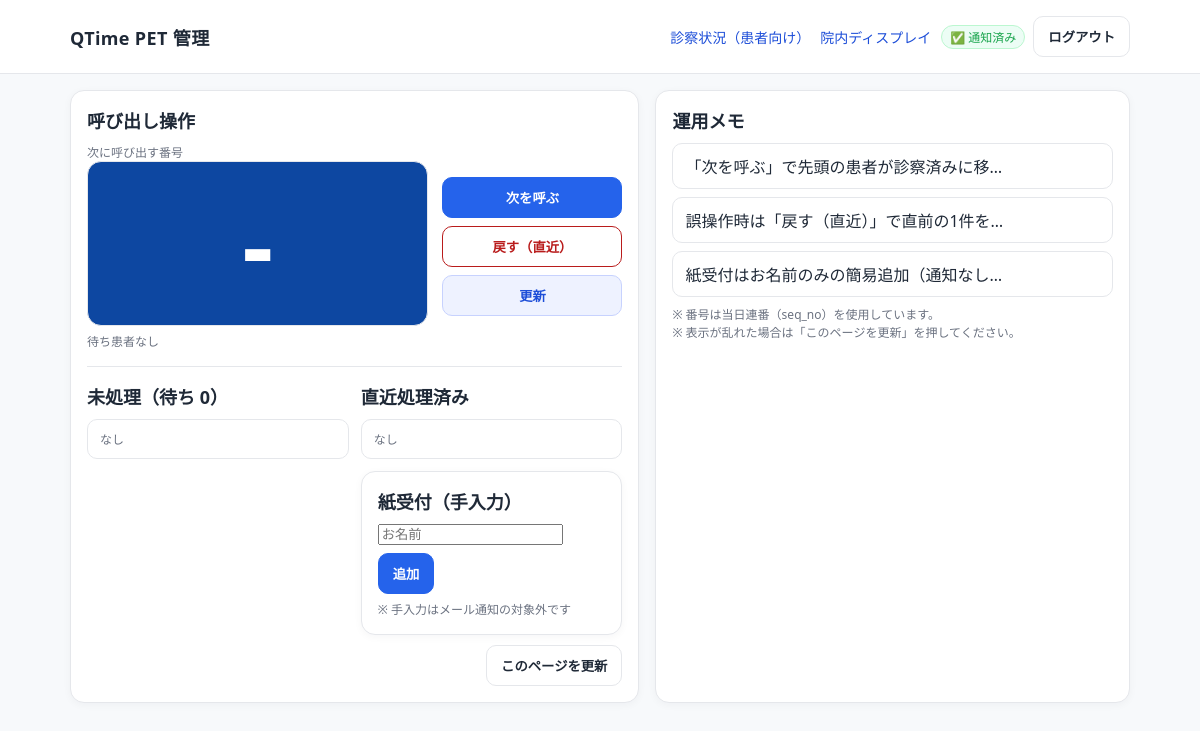
/admin (signed in), run on an earlier commit of the app's database.
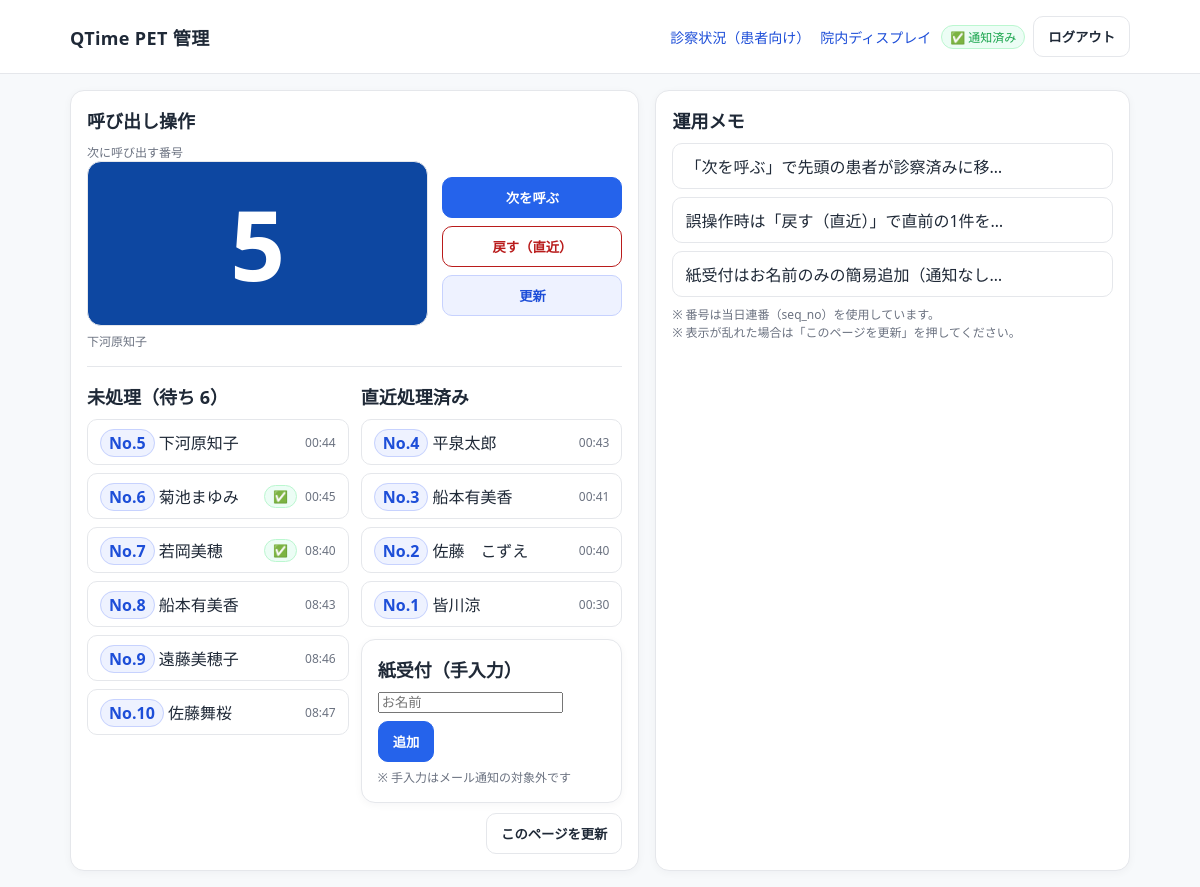
And on a later commit of the database.
### models.py (models this page shows)
class Ticket(Model):
    patient = ForeignKeyField(Patient, null=True, backref="tickets")
    name = CharField()                        # 表示用（紙受付や簡単表示で使う）
    created_at = DateTimeField(default=datetime.datetime.now)
    done = BooleanField(default=False)
    visit_date = DateField(null=True)  # 当日の運用を明確化
    notified = BooleanField(default=False)  # 通知済フラグ
    session = CharField(default="AM")  # "AM" or "PM"
    seq_no = IntegerField(null=True, index=True)  #  当日連番
    class Meta:
        database = db

### app.py (the view)
@app.route("/admin")
def admin_dashboard():
    pending = (
        Ticket.select()
        .where((Ticket.visit_date == today_jst()) & (Ticket.done == False))
        .order_by(Ticket.seq_no)
    )
    done_recent = (
        Ticket.select()
        .where((Ticket.visit_date == today_jst()) & (Ticket.done == True))
        .order_by(Ticket.seq_no.desc())
        .limit(5)
    )
    return render_template("admin.html", pending=pending, done_recent=done_recent)

### app.py (called while the page is built)
@app.context_processor
def inject_clinic_flags():
    vdate = today_jst()
    sess = current_session()
    closed, reason = is_closed(vdate, sess)
    return {
        "CLINIC_TODAY": {
            "date": vdate,
            "session": sess,
            "is_closed": closed,
            "closed_reason": reason,
        }
    }

@app.before_request
def _protect_admin():
    p = request.path
    if p.startswith("/admin") and p != "/admin/login":
        if not session.get("admin"):
            return redirect(url_for("admin_login"))

### utils.py (called while the page is built)
def today_jst() -> date:
    return datetime.now(JST).date()

def current_session() -> str:
    h = datetime.now(JST).hour
    return "AM" if h < 12 else "PM"

def _weekday_name(d: date) -> str:
    return ["Mon", "Tue", "Wed", "Thu", "Fri", "Sat", "Sun"][d.weekday()]

def is_closed(vdate: date, session: str) -> tuple[bool, str]:
    wd = _weekday_name(vdate)
    if wd in CLOSED_FULL_WEEKDAYS:
        return True, "本日は休診日です（終日）"
    if session == "PM":
        if wd in CLOSED_PM_WEEKDAYS:
            return True, "本日の午後は休診です"
        if vdate.isoformat() in HOLIDAY_PM_DATES:
            return True, "本日の午後は祝日のため休診です"
    return False, ""

### templates/admin.html (shortened to what this page needs)
<!DOCTYPE html>
<html lang="ja">
<head>
</head>
<body>
    <header>
        <div class="wrap brand">
            <h1>QTime PET 管理</h1>
            <div class="tools">
                <div class="links">
                    <a class="link" href="{{ url_for('status') }}" target="_blank">診察状況（患者向け）</a>
                    <a class="link" href="{{ url_for('display') }}" target="_blank">院内ディスプレイ</a>
                    <span class="badge-ok" title="メール通知済みの印">✅ 通知済み</span>
                </div>
                <form method="post" action="{{ url_for('admin_logout') }}">
                    <button type="submit" class="btn">ログアウト</button>
                </form>
            </div>
        </div>
    </header>
    <main class="wrap">
        <div class="row">
            <section class="card">
                <h2>呼び出し操作</h2>
                {% set next = (pending|first) %}
                <div class="next-box">
                    <div>
                        <div class="sub">次に呼び出す番号</div>
                        <div class="big-no">{{ next.seq_no or next.id if next else '-' }}</div>
                        <div class="sub" style="margin-top:6px;">
                            {{ next.name if next else '待ち患者なし' }}
                        </div>
                    </div>
                    <div style="display:grid; gap:8px;">
                        <form method="post" action="{{ url_for('admin_next') }}">
                            <button class="btn btn-primary" style="width:180px;">次を呼ぶ</button>
                        </form>
                        <form method="post" action="{{ url_for('admin_undo') }}">
                            <button class="btn btn-danger" style="width:180px;">戻す（直近）</button>
                        </form>
                        <button class="btn btn-ghost" style="width:180px;" onclick="location.reload()">更新</button>
                    </div>
                </div>
                <hr style="border:none;border-top:1px solid var(--border); margin:16px 0;" />
                <div class="grid-2">
                    <div>
                        <h2 style="display:flex; justify-content:space-between; align-items:center;">
                            <span>未処理（待ち {{ pending|length }}）</span>
                        </h2>
                        <ul class="list" style="max-height: 48vh; overflow:auto;">
                            {% for t in pending %}
                            <li class="item">
                                <div>
                                    <span class="badge">No.{{ t.seq_no or t.id }}</span>
                                    <span class="name">{{ t.name }}</span>
                                </div>
                                <div class="right">
                                    {% if t.notified %}
                                        <span class="badge-ok" title="メール通知済み">✅</span>
                                    {% endif %}
                                    <span class="dim">{{ t.created_at.strftime('%H:%M') if t.created_at else '' }}</span>
                                </div>
                            </li>
                            {% else %}
                            <li class="item"><span class="dim">なし</span></li>
                            {% endfor %}
                        </ul>
                    </div>
                    <div>
                        <h2>直近処理済み</h2>
                        <ul class="list">
                            {% for t in done_recent %}
                            <li class="item">
                                <div>
                                    <span class="badge">No.{{ t.seq_no or t.id }}</span>
                                    <span class="name">{{ t.name }}</span>
                                </div>
                                <div class="right">
                                    <span class="dim">{{ t.created_at.strftime('%H:%M') if t.created_at else '' }}</span>
                                </div>
                            </li>
                            {% else %}
                                <li class="item"><span class="dim">なし</span></li>
                            {% endfor %}
                        </ul>
                        <div class="card" style="margin-top:12px;">
                            <h2>紙受付（手入力）</h2>
                            <form class="form-inline" method="post" action="{{ url_for('admin_manual_add') }}">
                                <input name="name" placeholder="お名前" autocomplete="off" />
                                <button class="btn btn-primary">追加</button>
                            </form>
                            <p class="sub" style="margin:6px 0 0;">※ 手入力はメール通知の対象外です</p>
                        </div>
                    </div>
                </div>
                <div class="footer-tools">
                    <button class="btn" onclick="location.reload()">このページを更新</button>
                </div>
            </section>
            <aside class="card">
                <h2>運用メモ</h2>
                <ul class="list">
                    <li class="item"><span class="name">「次を呼ぶ」で先頭の患者が診察済みに移動します。</span></li>
                    <li class="item"><span class="name">誤操作時は「戻す（直近）」で直前の1件を未処理に戻せます。</span></li>
                    <li class="item"><span class="name">紙受付はお名前のみの簡易追加（通知なし）です。</span></li>
                </ul>
                <p class="sub" style="margin-top:8px;">
                    ※ 番号は当日連番（seq_no）を使用しています。<br />
                    ※ 表示が乱れた場合は「このページを更新」を押してください。
                </p>
            </aside>
        </div>
    </main>
</body>
</html>

### templates/admin.html (style rules this page uses)
:root { --bg: #f7f9fb; --card: #fff; --border: #e5e7eb; --text: #1f2937; --muted: #6b7280; --accent: #2563eb; --danger: #b91c1c; --ok: #16a34a; }
* { box-sizing: border-box; }
body { margin: 0; background: var(--bg); color: var(--text); font-family: system-ui, -apple-system, "Segoe UI", Roboto, "Noto Sans JP", "Hiragino Kaku Gothic ProN", Meiryo, sans-serif; }
header { position: sticky; top: 0; z-index: 10; background: var(--card); border-bottom: 1px solid var(--border); }
.wrap { max-width: 1100px; margin: 0 auto; padding: 16px 20px; }
.row { display: grid; grid-template-columns: 1.2fr 1fr; gap: 16px; }
.brand { display: flex; gap: 12px; align-items: center; justify-content: space-between; }
.brand h1 { margin: 0; font-size: 18px; letter-spacing: .02em; }
.brand .tools { display: flex; gap: 8px; align-items: center; }
.btn { appearance: none; border: 1px solid var(--border); background: #fff; color: var(--text); padding: 10px 14px; border-radius: 10px; cursor: pointer; font-weight: 700; }
.btn-primary { background: var(--accent); color: #fff; border-color: var(--accent); }
.btn-danger { background: #fff; color: var(--danger); border-color: var(--danger); }
.btn-ghost { background: #eef2ff; color: #1d4ed8; border-color: #c7d2fe; }
.card { background: var(--card); border: 1px solid var(--border); border-radius: 14px; padding: 16px; box-shadow: 0 2px 8px rgba(16, 24, 40, .04); }
.card h2 { margin: 0 0 10px; font-size: 18px; display: flex; align-items: center; gap: 8px; }
.sub { color: var(--muted); font-size: 12px; }
.next-box { display: grid; grid-template-columns: 1fr auto; gap: 14px; align-items: center; }
.big-no { border: 1px solid var(--border); border-radius: 14px; background: #0d47a1; color: #fff; display: flex; align-items: center; justify-content: center; font-weight: 900; font-size: clamp(48px, 8vw, 96px); padding: 16px 10px; min-height: 120px; }
.list { list-style: none; margin: 0; padding: 0; }
.item { display: flex; gap: 10px; align-items: center; justify-content: space-between; border: 1px solid var(--border); background: #fff; border-radius: 10px; padding: 10px 12px; }
.item+.item { margin-top: 8px; }
.badge { font-weight: 800; padding: 2px 8px; border-radius: 999px; background: #eef2ff; color: #1d4ed8; border: 1px solid #c7d2fe; }
.badge-ok { display: inline-flex; align-items: center; gap: 4px; padding: 2px 8px; border-radius: 999px; font-size: 12px; border: 1px solid #bbf7d0; background: #ecfdf5; color: var(--ok); }
.name { overflow: hidden; text-overflow: ellipsis; white-space: nowrap; max-width: 36ch; }
.dim { color: var(--muted); font-size: 12px; }
.right { display: flex; align-items: center; gap: 8px; }
.grid-2 { display: grid; grid-template-columns: 1fr 1fr; gap: 12px; }
.form-inline { display: flex; gap: 8px; flex-wrap: wrap; }
.footer-tools { display: flex; gap: 8px; justify-content: flex-end; margin-top: 10px; }
.links { display: flex; gap: 10px; align-items: center; }
a.link { color: #1d4ed8; text-decoration: none; font-size: 14px; }

What changed in the data, as far as the page shows it:
added Ticket: seq_no "5", name "下河原知子", created_at "00:44", shown under "未処理（待ち 6）"
added Ticket: seq_no "6", name "菊池まゆみ", created_at "00:45", shown under "未処理（待ち 6）"
added Ticket: seq_no "7", name "若岡美穂", created_at "08:40", shown under "未処理（待ち 6）"
added Ticket: seq_no "8", name "船本有美香", created_at "08:43", shown under "未処理（待ち 6）"
added Ticket: seq_no "9", name "遠藤美穂子", created_at "08:46", shown under "未処理（待ち 6）"
added Ticket: seq_no "10", name "佐藤舞桜", created_at "08:47", shown under "未処理（待ち 6）"
added Ticket: seq_no "4", name "平泉太郎", created_at "00:43", shown under "直近処理済み"
added Ticket: seq_no "3", name "船本有美香", created_at "00:41", shown under "直近処理済み"
added Ticket: seq_no "2", name "佐藤 こずえ", created_at "00:40", shown under "直近処理済み"
added Ticket: seq_no "1", name "皆川涼", created_at "00:30", shown under "直近処理済み"
Also different on the page:
{{ pending|length }}: "0" → "6"
{{ next.seq_no or next.id if next else '-' }}: "-" → (not shown)
{{ next.name if next else '待ち患者なし' }}: "待ち患者なし" → (not shown)
text no longer shown: "なし なし"
